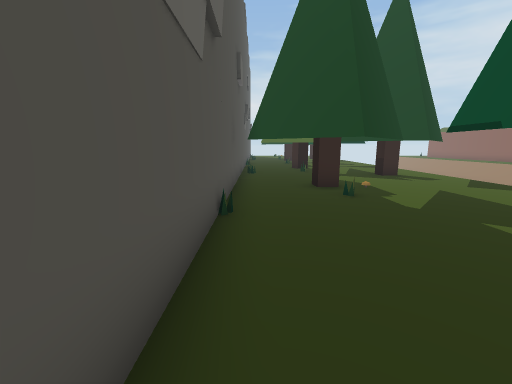
[1] (above)

17 first-person views from a walk through a Unity game level. The camera is 1.2 m above the floor, tilts 10° down and sees 90° across. The floor is counted in squares, 1 m on a side. Each view is taken from the middle of a square. On the plan, view 1 faces up. The plan holds only what a view shows up to about 12 squares ahead; the rest is blank. The place goes on beyond the plan.

[2]
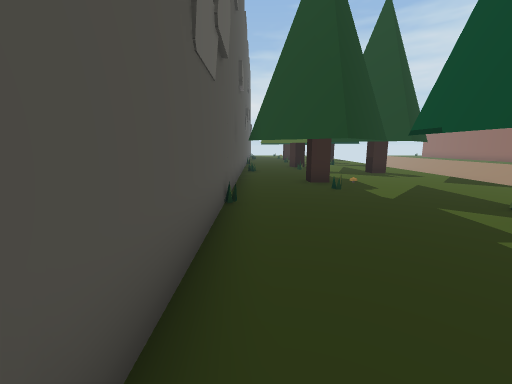

[3]
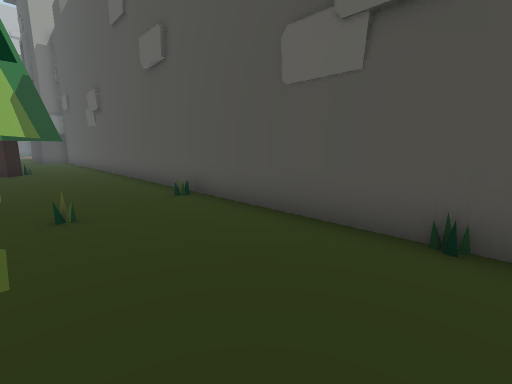

[4]
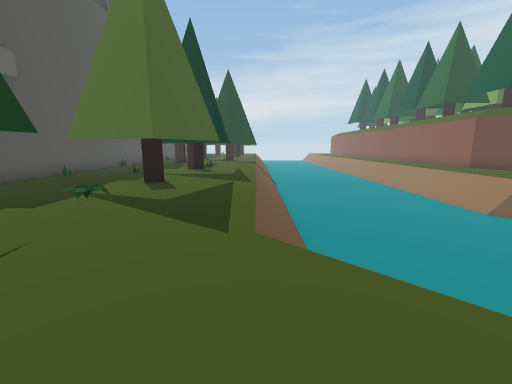

[5]
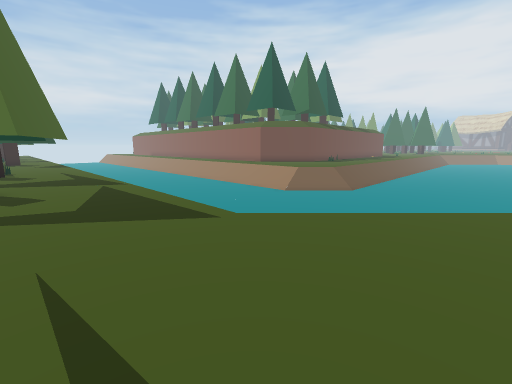

[6]
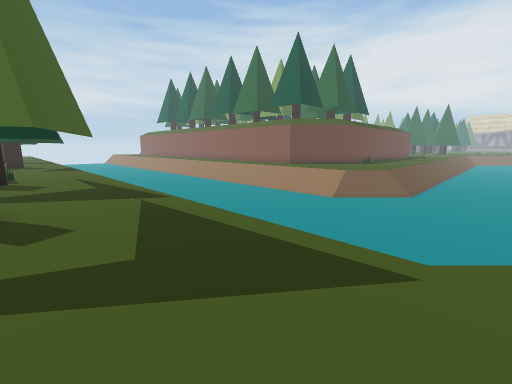

[7]
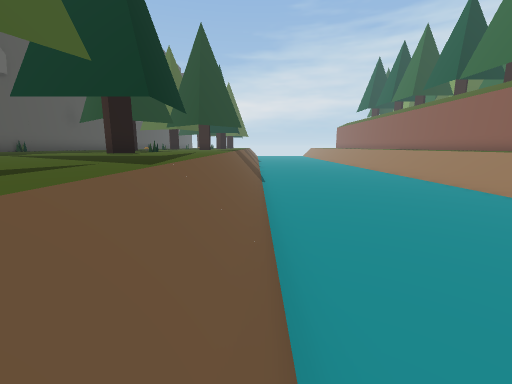

[8]
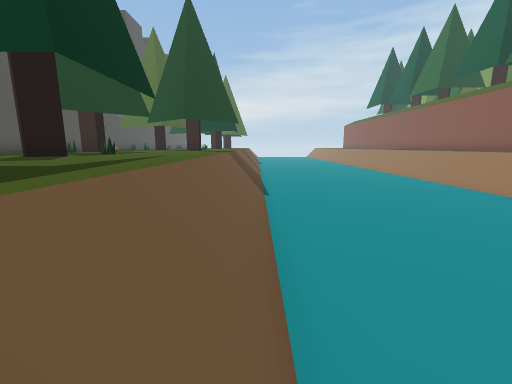

[9]
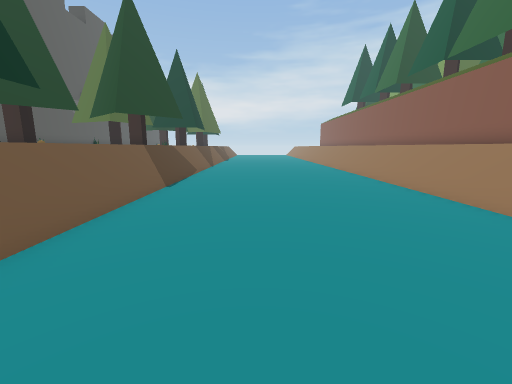

[10]
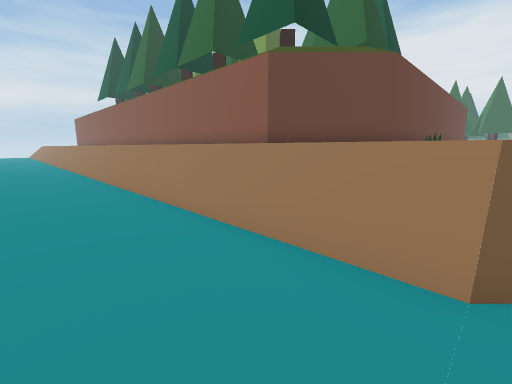

[11]
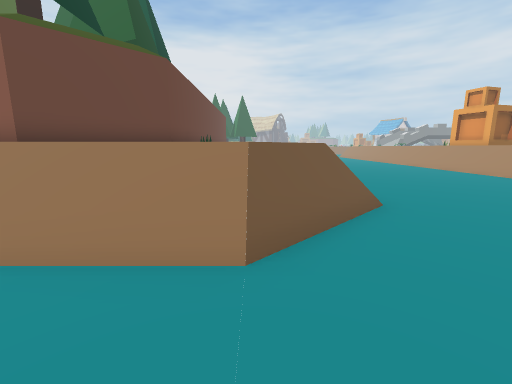

[12]
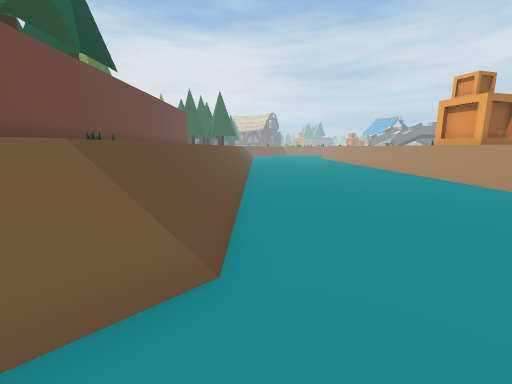

[13]
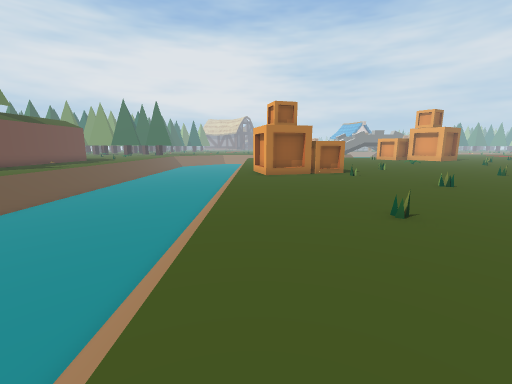

[14]
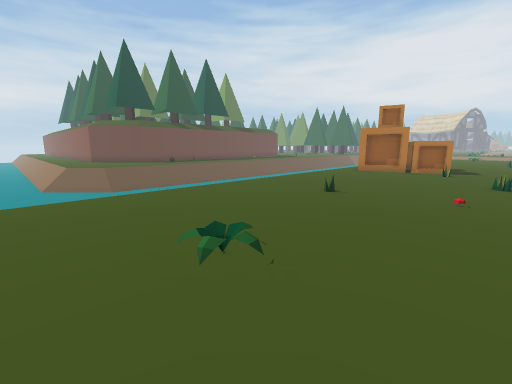

[15]
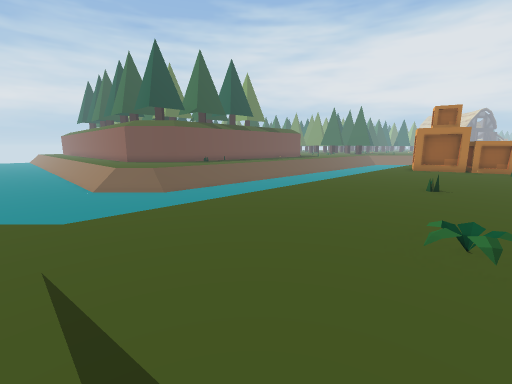

[16]
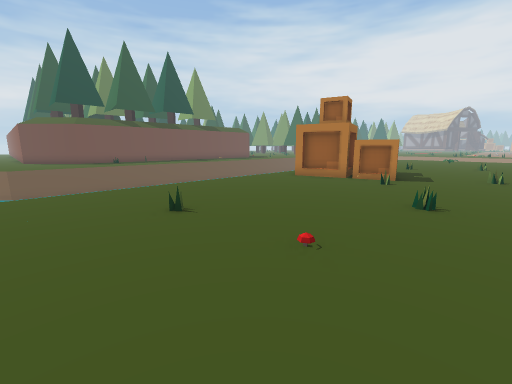

[17]
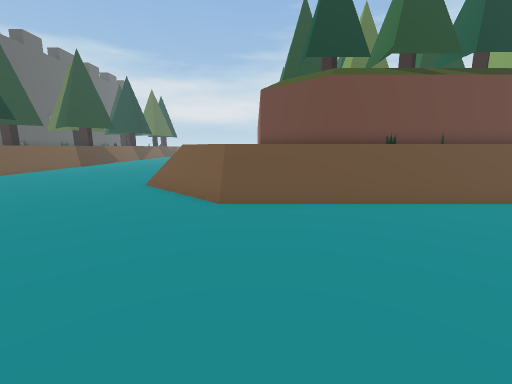

### Floor plan
Key: @ floor where view 1 was taken; # wall or solid block; . main floor; - floor 1.25 m lower than the main floor; / step, stairs or slope; = window, fence, low wall or low ledge; ^ raised ledge; T thing the floor can be seen under or through.
Columns run from 1 left of view 1 to 30 right of it. Each row starts with its distance up from view 1.
  9      ###.//-------/. #
  8 ######...//-------/..#
  7 #.####...//-------/. #
  6 #..##....//-------/. #
  5 #........//-------/..#
  4 #...####.//-------/. #
  3 #...# ##.//-------/. ##
  2 #...####.//-------/.  ##
  1 #...####.//-------/.   ##
  0 #@.......//-------/..   ########
 -1 #...   ..//-------/..
 -2 #...T  T.//-------/.
 -3 #...TTTT.//-------==
 -4 #...TT T.//--------==....... ..
 -5 #....TT..//---------=//////////
 -6 #........//--------------------
 -7 #........//--------------------
 -8 #.####.../  -------------------
 -9 #. ## ..../  ------------------
-10    #  ...../     --------------
-11       ....../     -------------
-12       .......      ------------
-13                     ///////////
-14               .////////////////
-15               ................#
-16               ...............##
-17               ................##
-18               ................^
-19               ................^^
-20                 ................
-21                 ................
-22                     ............

Where each view was taken, in squares from view 1:
view 1: 0 up, 0 right, facing up
view 2: 1 down, 0 right, facing up
view 3: 5 up, 3 right, facing down-left
view 4: 12 down, 8 right, facing up
view 5: 12 down, 5 right, facing up-right
view 6: 9 down, 5 right, facing up-right
view 7: 6 down, 9 right, facing up
view 8: 3 down, 9 right, facing up
view 9: 3 down, 12 right, facing up
view 10: 3 down, 14 right, facing up-right
view 11: 3 down, 14 right, facing right
view 12: 6 down, 17 right, facing right
view 13: 15 down, 17 right, facing right
view 14: 21 down, 15 right, facing up-right
view 15: 19 down, 13 right, facing up-right
view 16: 22 down, 19 right, facing up-right
view 17: 11 down, 20 right, facing up
